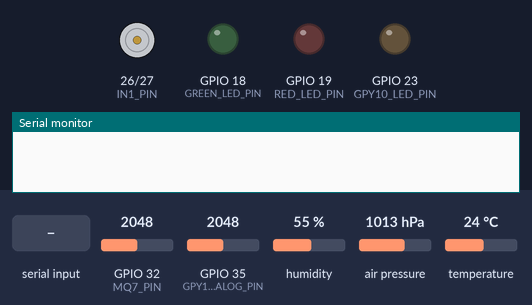
Bench run of a sketch on a simulated ESP32. On the bench: motor-driver pin pairs drawn as motors (green arrow = first pin HIGH = forward, orange = second pin HIGH = backward, longer = more drive, scaled by the enable pin), output pins drawn as LEDs (lit = HIGH), the last lines printed to the serial monitor. Inputs (shaded band) come from the test bench; at power-on: GPIO 32 (MQ7_PIN) = 2048, GPIO 35 (GPY10_ANALOG_PIN) = 2048, humidity 55 %, air pressure 1013 hPa, temperature 24 °C (analog values on the 0–4095 scale). WiFi joins after 1.5 s; servers stay silent unless stated; uploads are accepted with an empty reply; EEPROM starts erased.

Above: at 0.0 s.
At 3.7 s:
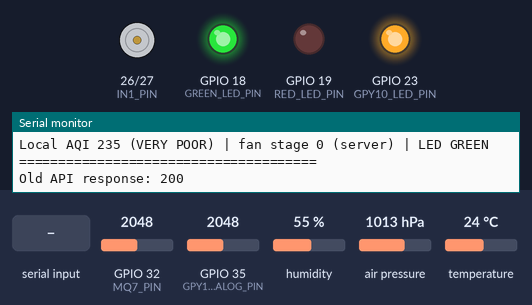
3.8 s: "CAL\n" received over Serial
At 4.7 s:
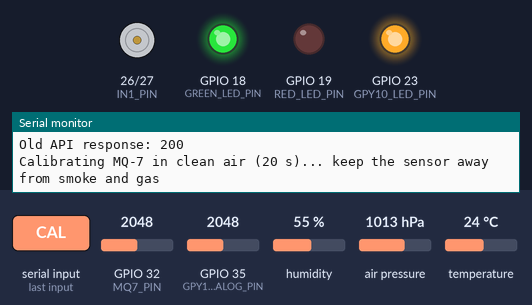
Timing chart, 0 to 6.8 s (numbered marks = the images above; inputs shaded):
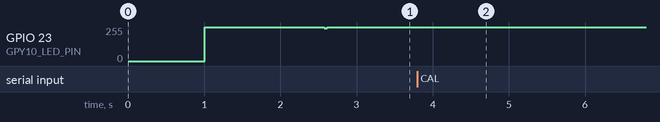

The sketch:

AQMS_ENV_FAN.ino
```cpp
/*
 * =====================================================================
 *  AQMS - ESP-B : CO + climate sensors + HEPA fan + status LEDs
 *  (two-ESP setup; the PM2.5 sensor is on ESP-A, sketch AQMS_PM25)
 *
 *  Sensors : MQ-7 (CO), GP2Y1010 (dust), MQ-135 (gas index),
 *            DHT22 (temperature, humidity), BMP280 (pressure)
 *  Outputs : L298N -> fan with HEPA filter, green + red LED
 *
 *  Every 5 s this board:
 *    1. reads all its sensors
 *    2. POSTs them to the AWS server (/api/ingest). The server combines them
 *       with the PM2.5 board's readings, works out the WHOLE AQI
 *       (PM2.5 + CO) and replies with the fan speed and the LED colour.
 *    3. sets the fan and LEDs from that reply
 *    4. also sends to the old aislyntech API (keeps the old system working)
 *
 *  LEDs : RED when the AQI is bad (> 100) OR the CO reading is bad
 *         (> 2 mg/m3, 1-min mean), otherwise GREEN. High CO turns the LED
 *         red at once, without waiting for the server.
 *  Fan  : follows the server (staged 0 / 50 / 100 %, with a 10-min calm-down).
 *         No reply for 30 s (Wi-Fi or server down) -> same rule run locally
 *         on this board's own AQI (dust + CO), so the fan keeps working.
 *
 *  Wiring that is NEW compared with the old sketch:
 *    MQ-7 AO -> 10k -> GPIO 32 -> 20k -> GND   (divider: MQ-7 output is up to 5 V,
 *    MQ-7 VCC -> 5 V, GND -> GND                ESP32 pins take max 3.3 V)
 *    GPIO 32 is on ADC1 (ADC2 pins stop working while Wi-Fi is on).
 *  Everything else uses the same pins as before.
 *
 *  Libraries (Arduino IDE -> Library Manager):
 *    "DHT sensor library" (Adafruit) + "Adafruit Unified Sensor"
 *    "Adafruit BMP280 Library" + "Adafruit BusIO"
 *  Board: "ESP32 Dev Module"
 *
 *  Wi-Fi name/password, server URL and API key live in secrets.h
 *  (copy secrets.example.h to secrets.h). secrets.h is not stored in git.
 *
 *  Serial Monitor (115200): type CAL in clean air to re-calibrate the MQ-7.
 * =====================================================================
 */

#include <WiFi.h>
#include <HTTPClient.h>
#include <Wire.h>
#include <Preferences.h>
#include <Adafruit_BMP280.h>
#include "DHT.h"
#include "secrets.h"     // WIFI_SSID, WIFI_PASSWORD, SERVER_URL, API_KEY

const char* DEVICE_ID = "aqms-env";     // the dashboard shows this board as "CO, climate sensors + fan"
const char* LEGACY_API_URL = "https://aislyntech.com/Api/42-update.php";
const bool  USE_LEGACY_API = true;      // keep feeding the old system

// =====================================================
// PIN DEFINITIONS (same as the old sketch + MQ-7)
// =====================================================
#define GPY10_LED_PIN     23
#define GPY10_ANALOG_PIN  35
#define MQ135_PIN         34
#define MQ7_PIN           32     // NEW: via 10k/20k divider
#define DHT_PIN           4
#define DHT_TYPE          DHT22
#define SDA_PIN           21
#define SCL_PIN           22
#define ENA_PIN           25
#define IN1_PIN           26
#define IN2_PIN           27
#define GREEN_LED_PIN     18
#define RED_LED_PIN       19

// =====================================================
// LIMITS
// =====================================================
const int   AQI_BAD    = 100;    // LED red above this AQI  (same as the server)
const float CO_BAD_MG  = 2.0;    // LED red above this CO, mg/m3 (CPCB CO sub-index > 100)

// GPY10 dust ranges (unchanged from the old sketch)
#define GPY_GOOD_MAX       500
#define GPY_MODERATE_MAX   1000
#define GPY_POOR_MAX       1800
#define GPY_VERY_POOR_MAX  2500

// =====================================================
// MQ-7 CALIBRATION
// =====================================================
const float MQ_VC         = 5.0;     // module supply (V)
const float MQ_RL_KOHM    = 10.0;    // load resistor on the module (most modules: 10k; check yours)
const float DIVIDER_RATIO = 1.5;     // 10k/20k divider: Vmodule = Vpin * 30/20
const float MQ7_A         = 99.042;  // CO ppm = A * (Rs/R0)^B  (datasheet curve)
const float MQ7_B         = -1.518;
const float MQ7_CLEAN_AIR_RATIO = 27.5;          // Rs/R0 in clean air (datasheet)
const unsigned long MQ7_WARMUP_MS = 180000UL;    // 3 min heater warm-up before CO is used
// R0 is measured once in clean air after the first warm-up and saved in flash.

// =====================================================
// TIMING / FAN
// =====================================================
const unsigned long SAMPLE_INTERVAL_MS = 5000;
const unsigned long SERVER_TIMEOUT_MS  = 30000;  // no server reply this long -> local control
const int PWM_STAGE[3] = {0, 128, 255};          // stage 0 / 1 / 2 = 0 / 50 / 100 %

// =====================================================
DHT dht(DHT_PIN, DHT_TYPE);
Adafruit_BMP280 bmp;
Preferences prefs;
bool bmpOK = false;

float mq7R0 = 0;                          // kOhm
unsigned long bootMs = 0, lastSampleMs = 0, lastServerOkMs = 0, belowSinceMs = 0;
uint32_t seqNo = 0;
int fanStage = 0, fanPwm = 0;
bool serverRed = false;                   // LED colour from the server's last reply
bool serverControl = false;

const int AVG_N = 12;                     // 12 x 5 s = 1-min mean (same window as the server)
float coBuf[AVG_N]; int coIdx = 0, coCount = 0;

// =====================================================
// SENSORS
// =====================================================
int readGPY10() {                         // same timing as the old sketch, mean of 5 pulses
  long acc = 0;
  for (int i = 0; i < 5; i++) {
    digitalWrite(GPY10_LED_PIN, LOW);
    delayMicroseconds(280);
    acc += analogRead(GPY10_ANALOG_PIN);
    delayMicroseconds(40);
    digitalWrite(GPY10_LED_PIN, HIGH);
    delayMicroseconds(9680);
  }
  return acc / 5;
}

float mq7Rs() {                           // Rs = RL (Vc - Vout) / Vout
  uint32_t acc = 0;
  for (int i = 0; i < 32; i++) { acc += analogReadMilliVolts(MQ7_PIN); delayMicroseconds(200); }
  float vout = acc / 32.0 / 1000.0 * DIVIDER_RATIO;
  vout = constrain(vout, 0.01, MQ_VC - 0.01);
  return MQ_RL_KOHM * (MQ_VC - vout) / vout;
}

void calibrateMQ7() {
  Serial.println("Calibrating MQ-7 in clean air (20 s)... keep the sensor away from smoke and gas");
  float acc = 0;
  for (int i = 0; i < 40; i++) { acc += mq7Rs(); delay(500); }
  mq7R0 = (acc / 40.0) / MQ7_CLEAN_AIR_RATIO;
  prefs.putFloat("r0", mq7R0);
  Serial.printf("MQ-7 R0 = %.3f kOhm (saved)\n", mq7R0);
}

float pushAvg(float v) {
  coBuf[coIdx] = v; coIdx = (coIdx + 1) % AVG_N; if (coCount < AVG_N) coCount++;
  float s = 0; for (int k = 0; k < coCount; k++) s += coBuf[k];
  return s / coCount;
}

// =====================================================
// LOCAL AQI (used for the LEDs at once and when the server is unreachable)
// =====================================================
int dustAQI(int g) {                      // unchanged mapping from the old sketch
  int a;
  if (g <= GPY_GOOD_MAX)           a = map(g, 0, GPY_GOOD_MAX, 0, 50);
  else if (g <= GPY_MODERATE_MAX)  a = map(g, GPY_GOOD_MAX + 1, GPY_MODERATE_MAX, 51, 100);
  else if (g <= GPY_POOR_MAX)      a = map(g, GPY_MODERATE_MAX + 1, GPY_POOR_MAX, 101, 200);
  else if (g <= GPY_VERY_POOR_MAX) a = map(g, GPY_POOR_MAX + 1, GPY_VERY_POOR_MAX, 201, 300);
  else                             a = map(g, GPY_VERY_POOR_MAX + 1, 4095, 301, 500);
  return constrain(a, 0, 500);
}

float coSubIndex(float mg) {              // CPCB CO breakpoints (mg/m3)
  const float bp[6][4] = {{0,1.0,0,50},{1.1,2.0,51,100},{2.1,10,101,200},{10.1,17,201,300},{17.1,34,301,400},{34.1,50,401,500}};
  if (mg < 0) mg = 0;
  for (int i = 0; i < 6; i++)
    if (mg <= bp[i][1]) return constrain((bp[i][3]-bp[i][2])/(bp[i][1]-bp[i][0])*(mg-bp[i][0])+bp[i][2], bp[i][2], bp[i][3]);
  return 500;
}

const char* airStatus(int aqi) {          // same words the old API received
  if (aqi <= 50) return "GOOD";
  if (aqi <= 100) return "MODERATE";
  if (aqi <= 200) return "POOR";
  if (aqi <= 300) return "VERY POOR";
  return "SEVERE";
}

void localFanControl(int aqi) {           // same rule as the server, without the forecast
  if (aqi >= 130) fanStage = 2;
  else if (aqi >= 101) fanStage = 1;
  else if (fanStage == 2) fanStage = 1;
  if (aqi < 90) {
    if (belowSinceMs == 0) belowSinceMs = millis();
    if (fanStage > 0 && millis() - belowSinceMs >= 600000UL) fanStage = 0;   // 10 min calm-down
  } else belowSinceMs = 0;
  fanPwm = PWM_STAGE[fanStage];
}

void setLeds(bool red) {
  digitalWrite(RED_LED_PIN, red ? HIGH : LOW);
  digitalWrite(GREEN_LED_PIN, red ? LOW : HIGH);
}

// =====================================================
// WIFI (does not block: the fan keeps working without Wi-Fi)
// =====================================================
void ensureWiFi() {
  if (WiFi.status() == WL_CONNECTED) return;
  static unsigned long lastTry = 0;
  if (lastTry != 0 && millis() - lastTry < 15000) return;
  lastTry = millis();
  Serial.print("WiFi: connecting");
  WiFi.disconnect();
  WiFi.begin(WIFI_SSID, WIFI_PASSWORD);
  unsigned long t0 = millis();
  while (WiFi.status() != WL_CONNECTED && millis() - t0 < 8000) { delay(250); Serial.print("."); }
  Serial.println();
  if (WiFi.status() == WL_CONNECTED) { Serial.print("WiFi connected, IP "); Serial.println(WiFi.localIP()); }
  else Serial.println("WiFi not connected - fan runs on local control");
}

// =====================================================
// SERVER (new AWS dashboard)
// =====================================================
int jsonInt(const String& body, const char* key, int def) {
  String k = String("\"") + key + "\":";
  int p = body.indexOf(k);
  if (p < 0) return def;
  return body.substring(p + k.length()).toInt();
}

void jnum(String& s, const char* k, float v, int d) {
  s += "\""; s += k; s += "\":";
  if (isnan(v)) s += "null"; else s += String(v, d);
  s += ",";
}

bool sendToServer(const String& json) {
  if (WiFi.status() != WL_CONNECTED) return false;
  HTTPClient http;
  http.begin(SERVER_URL);
  http.setConnectTimeout(4000);
  http.setTimeout(6000);
  http.addHeader("Content-Type", "application/json");
  http.addHeader("X-API-Key", API_KEY);
  int code = http.POST(json);
  bool ok = false;
  if (code == 200) {
    String body = http.getString();
    int st  = jsonInt(body, "fan_stage", -1);
    int pwm = jsonInt(body, "pwm", -1);
    if (st >= 0 && pwm >= 0) { fanStage = st; fanPwm = pwm; }
    serverRed = body.indexOf("\"led\":\"red\"") >= 0 || body.indexOf("\"led\": \"red\"") >= 0;
    Serial.printf("Server OK -> fan stage %d (pwm %d), LED %s\n", fanStage, fanPwm, serverRed ? "RED" : "GREEN");
    ok = true;
  } else {
    Serial.printf("Server error %d %s\n", code, code < 0 ? http.errorToString(code).c_str() : "");
  }
  http.end();
  return ok;
}

// =====================================================
// OLD API 42 (unchanged fields, keeps the old system working)
// =====================================================
void sendToLegacyAPI(int gpy10, int mq135, float t, float h, float p, int aqi) {
  if (!USE_LEGACY_API || WiFi.status() != WL_CONNECTED) return;
  if (isnan(t) || isnan(h)) { Serial.println("DHT22 error - old API not sent."); return; }
  String url = LEGACY_API_URL;
  url += "?gpy10=" + String(gpy10);
  url += "&mq135=" + String(mq135);
  url += "&temperature=" + String(t, 2);
  url += "&humidity=" + String(h, 2);
  url += "&bmp280=" + String(isnan(p) ? 0 : p, 2);
  url += "&aqi=" + String(aqi);
  String st = airStatus(aqi); st.replace(" ", "%20");
  url += "&air_status=" + st;
  url += "&fan="; url += (fanStage == 0 ? "OFF" : (fanStage == 1 ? "LOW" : "HIGH"));
  HTTPClient http;
  http.begin(url);
  http.setTimeout(10000);
  int code = http.GET();
  Serial.printf("Old API response: %d\n", code);
  http.end();
}

// =====================================================
// SETUP
// =====================================================
void setup() {
  Serial.begin(115200);
  delay(1000);
  Serial.println();
  Serial.println("======================================");
  Serial.println("  AIR QUALITY - CO + climate + fan board");
  Serial.println("======================================");
  bootMs = millis();

  analogReadResolution(12);
  analogSetAttenuation(ADC_11db);

  pinMode(GPY10_LED_PIN, OUTPUT); digitalWrite(GPY10_LED_PIN, HIGH);
  pinMode(MQ135_PIN, INPUT);
  pinMode(MQ7_PIN, INPUT);
  dht.begin();

  Wire.begin(SDA_PIN, SCL_PIN);
  if (bmp.begin(0x76))      { bmpOK = true; Serial.println("BMP280 detected at 0x76"); }
  else if (bmp.begin(0x77)) { bmpOK = true; Serial.println("BMP280 detected at 0x77"); }
  else Serial.println("BMP280 NOT detected!");

  pinMode(ENA_PIN, OUTPUT); pinMode(IN1_PIN, OUTPUT); pinMode(IN2_PIN, OUTPUT);
  digitalWrite(IN1_PIN, HIGH); digitalWrite(IN2_PIN, LOW);
  analogWrite(ENA_PIN, 0);

  pinMode(GREEN_LED_PIN, OUTPUT); pinMode(RED_LED_PIN, OUTPUT);
  setLeds(false);

  prefs.begin("aqms", false);
  mq7R0 = prefs.getFloat("r0", 0);
  Serial.printf("MQ-7 R0 from flash: %.3f kOhm %s\n", mq7R0, mq7R0 > 0 ? "" : "(will calibrate after warm-up)");

  WiFi.mode(WIFI_STA);
  ensureWiFi();
  Serial.println("System ready. MQ-7 warming up for 3 min...");
}

// =====================================================
// MAIN LOOP
// =====================================================
void loop() {
  if (Serial.available()) {
    String cmd = Serial.readStringUntil('\n'); cmd.trim();
    if (cmd.equalsIgnoreCase("CAL")) calibrateMQ7();
  }
  if (lastSampleMs != 0 && millis() - lastSampleMs < SAMPLE_INTERVAL_MS) return;
  lastSampleMs = millis();
  ensureWiFi();

  // ---------- read sensors ----------
  int gpy10 = readGPY10();
  int mq135 = analogRead(MQ135_PIN);
  float t = dht.readTemperature();
  float h = dht.readHumidity();
  float p = bmpOK ? bmp.readPressure() / 100.0 : NAN;

  bool warm = millis() - bootMs >= MQ7_WARMUP_MS;
  if (warm && mq7R0 <= 0) calibrateMQ7();
  float rs = mq7Rs();
  float coPpm = NAN, coMg = NAN;
  if (warm && mq7R0 > 0) {
    coPpm = pushAvg(MQ7_A * pow(rs / mq7R0, MQ7_B));                  // 1-min mean, ppm
    float tK = (isnan(t) ? 25.0 : t) + 273.15;
    float pPa = (isnan(p) ? 1013.25 : p) * 100.0;
    coMg = coPpm * 28.01 * pPa / (8.314 * tK) * 1e-3;                 // ppm -> mg/m3
  }

  // ---------- local AQI: dust + CO (the server adds PM2.5) ----------
  int aqiDust = dustAQI(gpy10);
  int aqiLocal = aqiDust;
  if (!isnan(coMg)) aqiLocal = max(aqiLocal, (int)round(coSubIndex(coMg)));
  bool coBad = !isnan(coMg) && coMg > CO_BAD_MG;

  // ---------- send, then fan + LEDs ----------
  seqNo++;
  String j = "{";
  j += "\"device\":\""; j += DEVICE_ID; j += "\",";
  j += "\"seq\":"; j += seqNo; j += ",";
  j += "\"mirror\":"; j += (USE_LEGACY_API ? 1 : 0); j += ",";     // tells the server we also write the old API
  jnum(j, "co_ppm", coPpm, 2);
  jnum(j, "mq7_rs_kohm", rs, 3);
  jnum(j, "mq135", mq135, 0);
  jnum(j, "gpy10", gpy10, 0);
  jnum(j, "temperature", t, 2);
  jnum(j, "humidity", h, 2);
  jnum(j, "pressure", p, 2);
  jnum(j, "aqi", aqiDust, 0);                                         // dust AQI (stand-in if PM2.5 board is off)
  j += "\"fan\":"; j += fanStage; j += "}";

  if (sendToServer(j)) { lastServerOkMs = millis(); serverControl = true; }
  bool serverAlive = lastServerOkMs != 0 && millis() - lastServerOkMs <= SERVER_TIMEOUT_MS;
  if (!serverAlive) {
    if (serverControl) Serial.println("Server unreachable -> LOCAL control");
    serverControl = false;
    localFanControl(aqiLocal);
  }
  analogWrite(ENA_PIN, fanPwm);
  bool red = coBad || (serverAlive ? serverRed : aqiLocal > AQI_BAD);
  setLeds(red);

  // ---------- serial monitor ----------
  Serial.println();
  Serial.println("======================================");
  Serial.printf("#%lu  GPY10 %d (dust AQI %d) | MQ-135 %d\n", (unsigned long)seqNo, gpy10, aqiDust, mq135);
  if (isnan(coPpm)) Serial.printf("CO     : %s (Rs %.2f k)\n", warm ? "not calibrated" : "warming up", rs);
  else Serial.printf("CO     : %.2f ppm = %.2f mg/m3 %s\n", coPpm, coMg, coBad ? "<-- BAD" : "");
  if (isnan(t) || isnan(h)) Serial.println("DHT22  : ERROR");
  else Serial.printf("Temp   : %.2f C | Humidity %.2f %%\n", t, h);
  if (bmpOK) Serial.printf("Press. : %.2f hPa\n", p); else Serial.println("Press. : ERROR");
  Serial.printf("Local AQI %d (%s) | fan stage %d (%s) | LED %s\n", aqiLocal, airStatus(aqiLocal), fanStage,
                serverAlive ? "server" : "local", red ? "RED" : "GREEN");
  Serial.println("======================================");

  sendToLegacyAPI(gpy10, mq135, t, h, p, aqiLocal);
}
```

secrets.example.h
```cpp
// Copy this file to secrets.h (same folder) and fill in your values.
// secrets.h is ignored by git, so the Wi-Fi password never goes to GitHub.
#pragma once

const char* WIFI_SSID     = "YOUR_WIFI_NAME";
const char* WIFI_PASSWORD = "YOUR_WIFI_PASSWORD";

// AWS server (Elastic IP of air-quality-v3)
const char* SERVER_URL = "http://13.205.111.95:5000/api/ingest";
// must match AQMS_API_KEY on the server (deploy/aqms.service or /etc/aqms.env)
const char* API_KEY    = "aqms-esp32-key";
```

Measured:
- after the input at 3.8 s, GPIO 23 (GPY10_LED_PIN): stays 255/255 (without the input it goes to 247/255 after 3.8 s)
